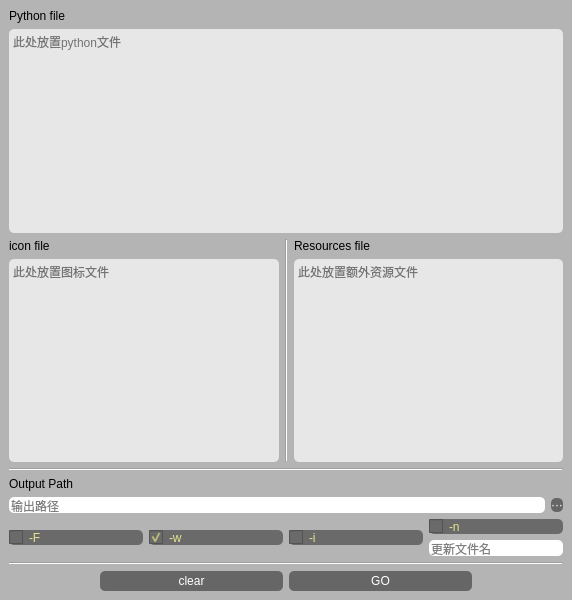
<?xml version="1.0" encoding="UTF-8"?>
<ui version="4.0">
 <class>MainWindow</class>
 <widget class="QMainWindow" name="MainWindow">
  <property name="geometry">
   <rect>
    <x>0</x>
    <y>0</y>
    <width>572</width>
    <height>600</height>
   </rect>
  </property>
  <property name="sizePolicy">
   <sizepolicy hsizetype="Preferred" vsizetype="Fixed">
    <horstretch>0</horstretch>
    <verstretch>0</verstretch>
   </sizepolicy>
  </property>
  <property name="minimumSize">
   <size>
    <width>500</width>
    <height>600</height>
   </size>
  </property>
  <property name="windowTitle">
   <string>Packing For Py</string>
  </property>
  <property name="windowOpacity">
   <double>0.950000000000000</double>
  </property>
  <property name="styleSheet">
   <string notr="true">QMainWindow{
	background-color: rgb(180, 180, 180)
}
.QPushButton{
	border-radius: 5px;
	font: 20pt &quot;Dirnaith&quot;;
	color: white;
	background-color: rgb(102, 102, 102);
}
.QPushButton:hover { 
	color: black;
	background-color: rgb(124, 208, 190);
}
.QPushButton:pressed { 
	color: black;
	background-color: rgb(152, 255, 233);
}
.QLineEdit{
	font: 14pt &quot;Consolas&quot;;
	border-color: rgb(80, 156, 255);
	border-radius: 5px;
	color: black;
	background-color: rgb(255, 255, 255);
}
.QLineEdit:focus {
	padding: 1px;
	border: 3px solid rgb(239, 176, 74);
}
.QTextEdit{
	border-radius: 5px;
	font: 14pt &quot;Consolas&quot;;
	color: black;
	background-color: rgb(231, 231, 231);
}
.QTextEdit:focus {
	padding: 1px;
	border: 3px solid rgb(132, 132, 132);
	color: black;
}
.QLabel{
	font: 14pt &quot;Dirnaith&quot;;
	background-color: transparent;
}
.QCheckBox{
	border-radius: 5px;
	font: 14pt &quot;Consolas&quot;;
	color: rgb(231, 228, 142);
	background-color: rgb(106, 106, 106);
}</string>
  </property>
  <property name="iconSize">
   <size>
    <width>512</width>
    <height>512</height>
   </size>
  </property>
  <widget class="QWidget" name="centralwidget">
   <property name="styleSheet">
    <string notr="true"/>
   </property>
   <layout class="QVBoxLayout" name="verticalLayout_6">
    <item>
     <layout class="QVBoxLayout" name="verticalLayout_3">
      <item>
       <widget class="QLabel" name="label">
        <property name="sizePolicy">
         <sizepolicy hsizetype="Preferred" vsizetype="Fixed">
          <horstretch>0</horstretch>
          <verstretch>0</verstretch>
         </sizepolicy>
        </property>
        <property name="text">
         <string>Python file</string>
        </property>
       </widget>
      </item>
      <item>
       <widget class="QTextEdit" name="python">
        <property name="acceptDrops">
         <bool>true</bool>
        </property>
        <property name="placeholderText">
         <string>此处放置python文件</string>
        </property>
       </widget>
      </item>
     </layout>
    </item>
    <item>
     <layout class="QHBoxLayout" name="horizontalLayout_4">
      <item>
       <layout class="QVBoxLayout" name="verticalLayout_2">
        <item>
         <widget class="QLabel" name="label_2">
          <property name="sizePolicy">
           <sizepolicy hsizetype="Preferred" vsizetype="Fixed">
            <horstretch>0</horstretch>
            <verstretch>0</verstretch>
           </sizepolicy>
          </property>
          <property name="text">
           <string>icon file</string>
          </property>
         </widget>
        </item>
        <item>
         <widget class="QTextEdit" name="icon">
          <property name="acceptDrops">
           <bool>true</bool>
          </property>
          <property name="placeholderText">
           <string>此处放置图标文件</string>
          </property>
         </widget>
        </item>
       </layout>
      </item>
      <item>
       <widget class="Line" name="line_3">
        <property name="orientation">
         <enum>Qt::Vertical</enum>
        </property>
       </widget>
      </item>
      <item>
       <layout class="QVBoxLayout" name="verticalLayout">
        <item>
         <widget class="QLabel" name="label_4">
          <property name="sizePolicy">
           <sizepolicy hsizetype="Preferred" vsizetype="Fixed">
            <horstretch>0</horstretch>
            <verstretch>0</verstretch>
           </sizepolicy>
          </property>
          <property name="text">
           <string>Resources file</string>
          </property>
         </widget>
        </item>
        <item>
         <widget class="QTextEdit" name="resources">
          <property name="acceptDrops">
           <bool>true</bool>
          </property>
          <property name="toolTip">
           <string>&lt;html&gt;&lt;head/&gt;&lt;body&gt;&lt;p&gt;通过.ui文件导入的程序需要将ui文件放在这，或者是其他需要放在同目录下的额外文件&lt;/p&gt;&lt;/body&gt;&lt;/html&gt;</string>
          </property>
          <property name="autoFormatting">
           <set>QTextEdit::AutoNone</set>
          </property>
          <property name="placeholderText">
           <string>此处放置额外资源文件</string>
          </property>
         </widget>
        </item>
       </layout>
      </item>
     </layout>
    </item>
    <item>
     <widget class="Line" name="line">
      <property name="orientation">
       <enum>Qt::Horizontal</enum>
      </property>
     </widget>
    </item>
    <item>
     <layout class="QVBoxLayout" name="verticalLayout_4">
      <item>
       <widget class="QLabel" name="label_3">
        <property name="text">
         <string>Output Path</string>
        </property>
       </widget>
      </item>
      <item>
       <layout class="QHBoxLayout" name="horizontalLayout_3">
        <item>
         <widget class="QLineEdit" name="pathEdit">
          <property name="inputMask">
           <string/>
          </property>
          <property name="text">
           <string/>
          </property>
          <property name="placeholderText">
           <string>输出路径</string>
          </property>
         </widget>
        </item>
        <item>
         <widget class="QPushButton" name="pathbutton">
          <property name="styleSheet">
           <string notr="true">font: 16pt &quot;5Zlash&quot;;</string>
          </property>
          <property name="text">
           <string>···</string>
          </property>
         </widget>
        </item>
       </layout>
      </item>
     </layout>
    </item>
    <item>
     <layout class="QHBoxLayout" name="horizontalLayout_2" stretch="1,1,1,1">
      <item>
       <widget class="QCheckBox" name="checkBox_F">
        <property name="toolTip">
         <string>&lt;html&gt;&lt;head/&gt;&lt;body&gt;&lt;pre style=&quot; margin-top:12px; margin-bottom:12px; margin-left:0px; margin-right:0px; -qt-block-indent:0; text-indent:0px;&quot;&gt;&lt;span style=&quot; font-family:'Courier New'; font-size:9pt;&quot;&gt;只在dist中生产一个demo.exe文件&lt;/span&gt;&lt;/pre&gt;&lt;pre style=&quot; margin-top:12px; margin-bottom:12px; margin-left:0px; margin-right:0px; -qt-block-indent:0; text-indent:0px;&quot;&gt;&lt;span style=&quot; font-family:'Courier New'; font-size:9pt;&quot;&gt;取消则是-D默认参数，生成exe加依赖文件&lt;/span&gt;&lt;/pre&gt;&lt;/body&gt;&lt;/html&gt;</string>
        </property>
        <property name="text">
         <string>-F</string>
        </property>
        <property name="checked">
         <bool>false</bool>
        </property>
       </widget>
      </item>
      <item>
       <widget class="QCheckBox" name="checkBox_w">
        <property name="toolTip">
         <string>&lt;html&gt;&lt;head/&gt;&lt;body&gt;&lt;p&gt;&lt;span style=&quot; font-family:'-apple-system','BlinkMacSystemFont','Apple Color Emoji','Segoe UI Emoji','Segoe UI Symbol','Segoe UI','PingFang SC','Hiragino Sans GB','Microsoft YaHei','Helvetica Neue','Helvetica','Arial','sans-serif'; font-size:9pt; color:#404040; background-color:rgba(179,179,179,0.14902);&quot;&gt;只对windows有效，不使用控制台，黑框。&lt;/span&gt;&lt;/p&gt;&lt;/body&gt;&lt;/html&gt;</string>
        </property>
        <property name="text">
         <string>-w</string>
        </property>
        <property name="checked">
         <bool>true</bool>
        </property>
       </widget>
      </item>
      <item>
       <widget class="QCheckBox" name="checkBox_i">
        <property name="toolTip">
         <string>&lt;html&gt;&lt;head/&gt;&lt;body&gt;&lt;p&gt;&lt;span style=&quot; font-family:'-apple-system','BlinkMacSystemFont','Apple Color Emoji','Segoe UI Emoji','Segoe UI Symbol','Segoe UI','PingFang SC','Hiragino Sans GB','Microsoft YaHei','Helvetica Neue','Helvetica','Arial','sans-serif'; font-size:9pt; color:#404040; background-color:rgba(179,179,179,0.14902);&quot;&gt;设置exe文件的图标，只支持ico文件&lt;/span&gt;&lt;/p&gt;&lt;/body&gt;&lt;/html&gt;</string>
        </property>
        <property name="text">
         <string>-i</string>
        </property>
        <property name="checked">
         <bool>false</bool>
        </property>
        <property name="tristate">
         <bool>false</bool>
        </property>
       </widget>
      </item>
      <item>
       <layout class="QVBoxLayout" name="verticalLayout_5">
        <item>
         <widget class="QCheckBox" name="checkBox_n">
          <property name="toolTip">
           <string>&lt;html&gt;&lt;head/&gt;&lt;body&gt;&lt;p&gt;&lt;span style=&quot; font-size:9pt;&quot;&gt;改变exe名字，默认与主py程序同名。&lt;/span&gt;&lt;/p&gt;&lt;/body&gt;&lt;/html&gt;</string>
          </property>
          <property name="text">
           <string>-n</string>
          </property>
          <property name="checked">
           <bool>false</bool>
          </property>
          <property name="tristate">
           <bool>false</bool>
          </property>
         </widget>
        </item>
        <item>
         <widget class="QLineEdit" name="nameEdit">
          <property name="placeholderText">
           <string>更新文件名</string>
          </property>
         </widget>
        </item>
       </layout>
      </item>
     </layout>
    </item>
    <item>
     <widget class="Line" name="line_2">
      <property name="orientation">
       <enum>Qt::Horizontal</enum>
      </property>
     </widget>
    </item>
    <item>
     <layout class="QHBoxLayout" name="horizontalLayout" stretch="1,2,2,1">
      <item>
       <spacer name="horizontalSpacer">
        <property name="orientation">
         <enum>Qt::Horizontal</enum>
        </property>
        <property name="sizeHint" stdset="0">
         <size>
          <width>40</width>
          <height>20</height>
         </size>
        </property>
       </spacer>
      </item>
      <item>
       <widget class="QPushButton" name="clearbutton">
        <property name="sizePolicy">
         <sizepolicy hsizetype="Preferred" vsizetype="Preferred">
          <horstretch>0</horstretch>
          <verstretch>0</verstretch>
         </sizepolicy>
        </property>
        <property name="text">
         <string>clear</string>
        </property>
       </widget>
      </item>
      <item>
       <widget class="QPushButton" name="packbutton">
        <property name="sizePolicy">
         <sizepolicy hsizetype="Preferred" vsizetype="Preferred">
          <horstretch>0</horstretch>
          <verstretch>0</verstretch>
         </sizepolicy>
        </property>
        <property name="text">
         <string>GO</string>
        </property>
       </widget>
      </item>
      <item>
       <spacer name="horizontalSpacer_2">
        <property name="orientation">
         <enum>Qt::Horizontal</enum>
        </property>
        <property name="sizeHint" stdset="0">
         <size>
          <width>40</width>
          <height>20</height>
         </size>
        </property>
       </spacer>
      </item>
     </layout>
    </item>
   </layout>
  </widget>
 </widget>
 <resources/>
 <connections/>
</ui>
